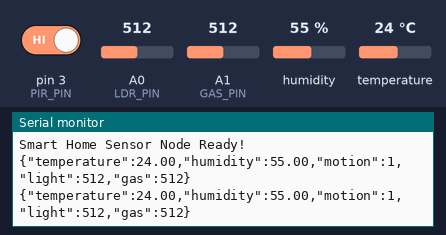
Recording of a sketch running on a simulated Arduino Uno, built with avr-gcc and run on an emulated ATmega328P. On the bench: the last lines printed to the serial monitor. Inputs (shaded band) come from the test bench; at power-on: humidity 55 %, A0 (LDR_PIN) = 512, A1 (GAS_PIN) = 512, pin 3 (PIR_PIN) HIGH, temperature 24 °C.

Above: at 5.8 s.
5.9 s: humidity set to 22 %
At 11.2 s:
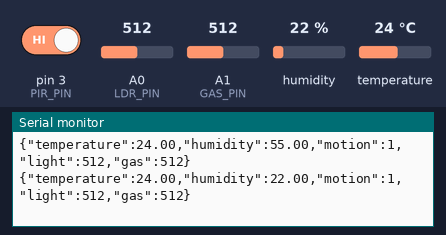
11.9 s: A0 (LDR_PIN) set to 716
At 15.6 s:
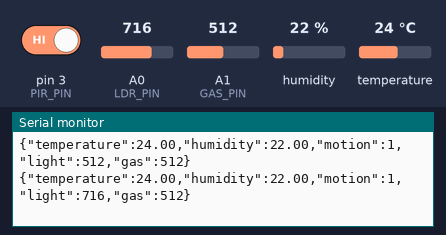
17.9 s: A1 (GAS_PIN) set to 716
At 21.1 s:
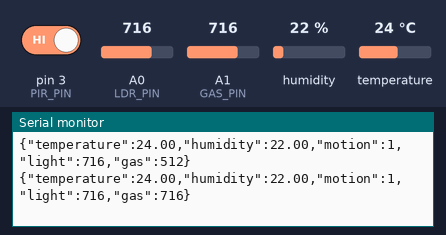
23.9 s: pin 3 (PIR_PIN) driven LOW
At 26.6 s:
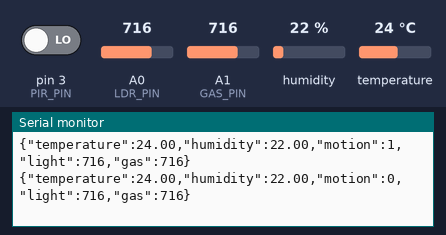
29.9 s: temperature set to 12 °C
At 30.9 s:
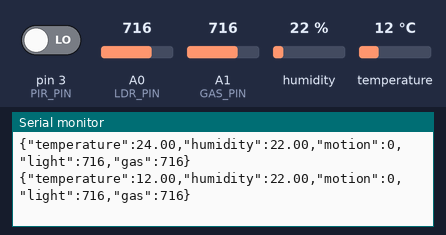
35.9 s: A0 (LDR_PIN) set to 992
At 40.7 s:
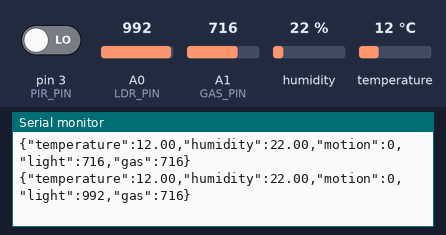
Timing chart, 0 to 42.2 s (numbered marks = the images above; inputs shaded):
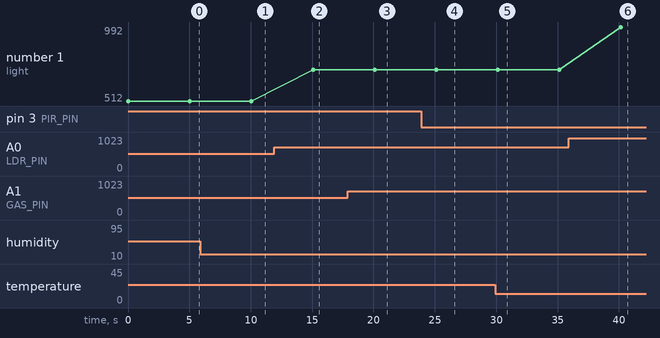

The sketch:

arduino_sensor.ino
```cpp
// ============================================================
// Arduino Sensor Node — IoT Smart Home Dashboard
// Author: Kadari Eshwar | B.Tech ECE, JNTU Hyderabad
// Sensors: DHT22, PIR, LDR, MQ-2
// ============================================================

#include <DHT.h>
#include <SoftwareSerial.h>

#define DHT_PIN     2
#define PIR_PIN     3
#define LDR_PIN     A0
#define GAS_PIN     A1
#define DHT_TYPE    DHT22

DHT dht(DHT_PIN, DHT_TYPE);

void setup() {
  Serial.begin(9600);
  pinMode(PIR_PIN, INPUT);
  dht.begin();
  Serial.println("Smart Home Sensor Node Ready!");
}

void loop() {
  float temperature = dht.readTemperature();
  float humidity    = dht.readHumidity();
  int   motion      = digitalRead(PIR_PIN);
  int   light       = analogRead(LDR_PIN);
  int   gas         = analogRead(GAS_PIN);

  if (isnan(temperature) || isnan(humidity)) {
    Serial.println("ERROR: DHT sensor read failed!");
    delay(2000);
    return;
  }

  // Send as JSON over Serial (to Raspberry Pi)
  Serial.print("{");
  Serial.print("\"temperature\":"); Serial.print(temperature);
  Serial.print(",\"humidity\":");  Serial.print(humidity);
  Serial.print(",\"motion\":");    Serial.print(motion);
  Serial.print(",\"light\":");     Serial.print(light);
  Serial.print(",\"gas\":");       Serial.print(gas);
  Serial.println("}");

  delay(5000);  // Read every 5 seconds
}
```

Measured:
- after the input at 5.9 s, the serial monitor: prints a new line after 4.2 s (image 1)
- after the input at 11.9 s, the serial monitor: prints a new line after 3.2 s (image 2)
- after the input at 17.9 s, the serial monitor: prints a new line after 2.2 s (image 3)
- after the input at 23.9 s, the serial monitor: prints a new line after 1.2 s (image 4)
- after the input at 29.9 s, the serial monitor: prints a new line after 0.22 s (image 5)
- after the input at 35.9 s, the serial monitor: prints a new line after 4.2 s (image 6)
- plotted number 1: 512 → 716 after the input at 11.9 s, 716 → 992 after the input at 35.9 s
